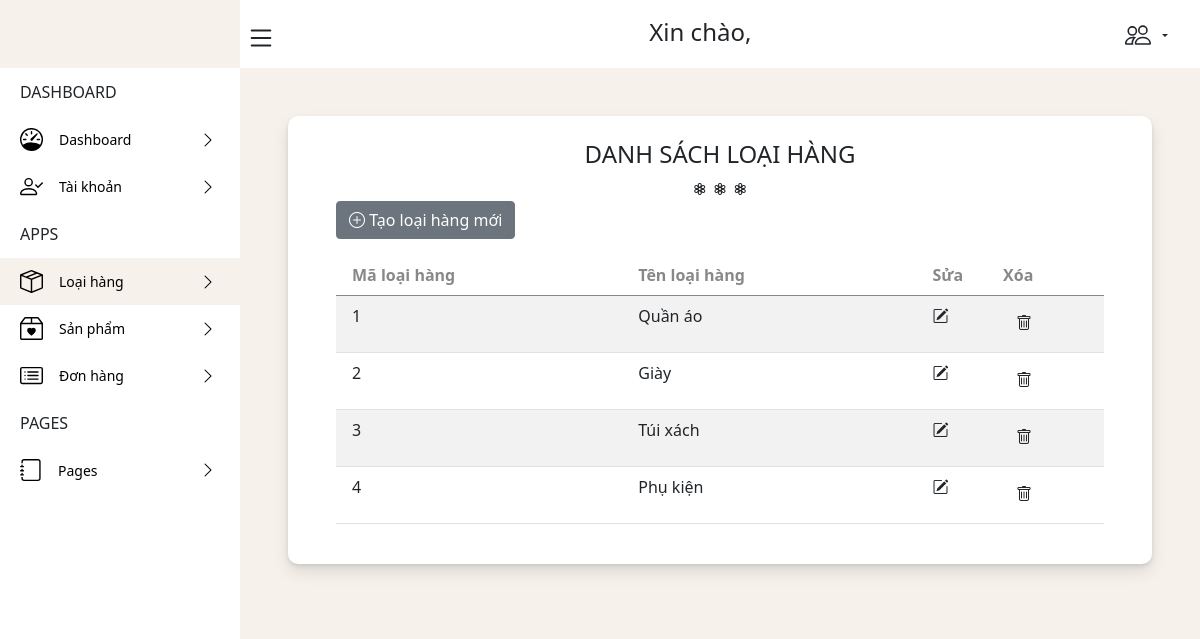
/admin/loaihang/loaihang.php, run on an earlier commit of the app's database.
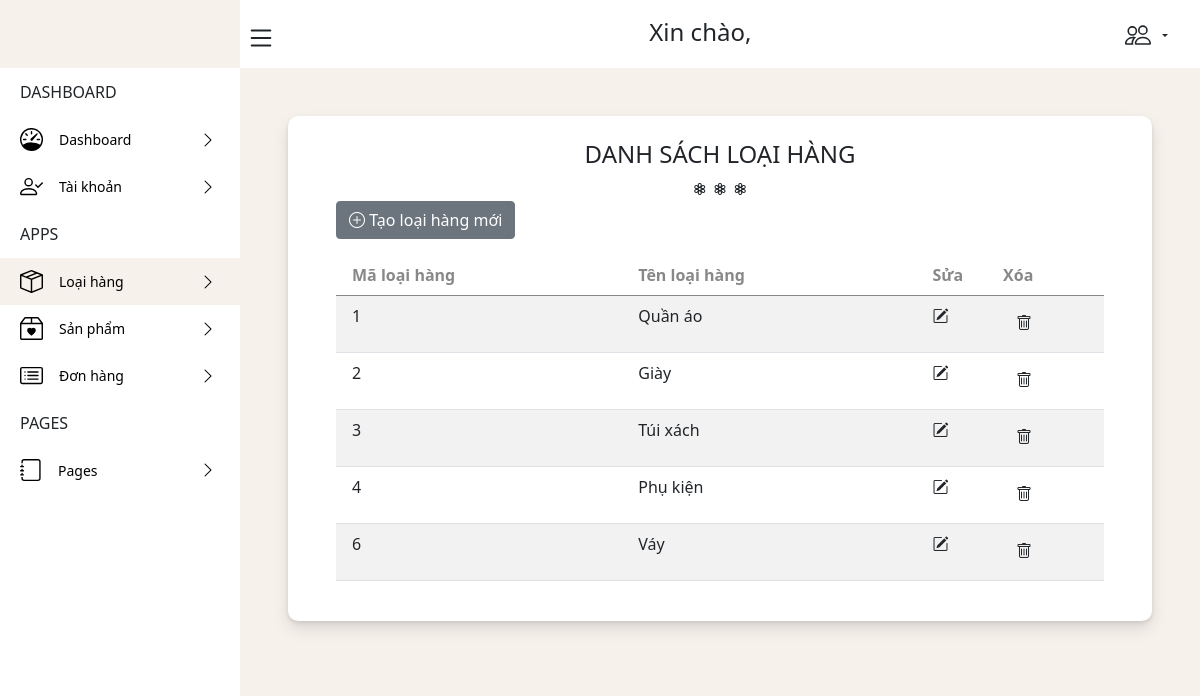
And on a later commit of the database.
### tables this page shows
CREATE TABLE `catalog` (
  `id_catalog` int(11) NOT NULL,
  `name` varchar(128) NOT NULL
);

### admin/loaihang/loaihang.php (the view, shortened to what the changed rows need)
<?php include('../template/header.php');
?>
<?php
$id = $_GET['id'];
?>
<body style="background:#f6f1eb">
    <div class="height-100">
        <section class="p-5">
            <div class="px-5 py-4"
                style="background:white;box-shadow: 0 2px 4px 0 #0000001a, 0 8px 16px 0 #0000001a;border-radius:10px">
                <table class="mt-3 table table-striped">
                    <thead>
                        <tr style="color:#888;">
                            <th style="width:200px" class="col ps-3" scope="col">Mã loại hàng</th>
                            <th style="width:200px" scope="col">Tên loại hàng</th>
                            <th style="width:10px" scope="col">Sửa</th>
                            <th style="width:10px" scope="col">Xóa</th>
                        </tr>
                    </thead>
                    <tbody>
                        <?php
                            $sql = "SELECT * FROM catalog ";
                            $res = mysqli_query($conn, $sql);
                            $count = mysqli_num_rows($res);
                            if($count>0)
                            {
                            while($row=mysqli_fetch_assoc($res))
                            {
                            ?>
                        <tr>
                            <td class="">
                                <p class="ms-2"><?php echo $row['id_catalog']; ?></p>
                            </td>
                            <td class="">
                                <p class=""><?php echo $row['name']; ?></p>
                            </td>
                            <td class="">
                                <a href="update_loaihang.php?id=<?php echo $id ?>&id1=<?php echo $row['id_catalog']; ?>"><i
                                        class="link-dark me-3 bi bi-pencil-square"></i></a>
                            </td>
                            <td class="">
                                <a onclick="return confirm('Bạn có muốn xóa không?'); " href="delete_loaihang.php?id=<?php echo $id ?>&id1=<?php echo $row['id_catalog']; ?>" class="btn"><i
                                        class="link-dark me-3 bi bi-trash"></i></a>
                            </td>
                        </tr>
                        <?php
                }
            }
            ?>
                    </tbody>
                </table>
            </div>
        </section>
    </div>
    <?php include('../template/footer.php');
?>

What changed in the data, as far as the page shows it:
added catalog: id_catalog "6", name "Váy"
